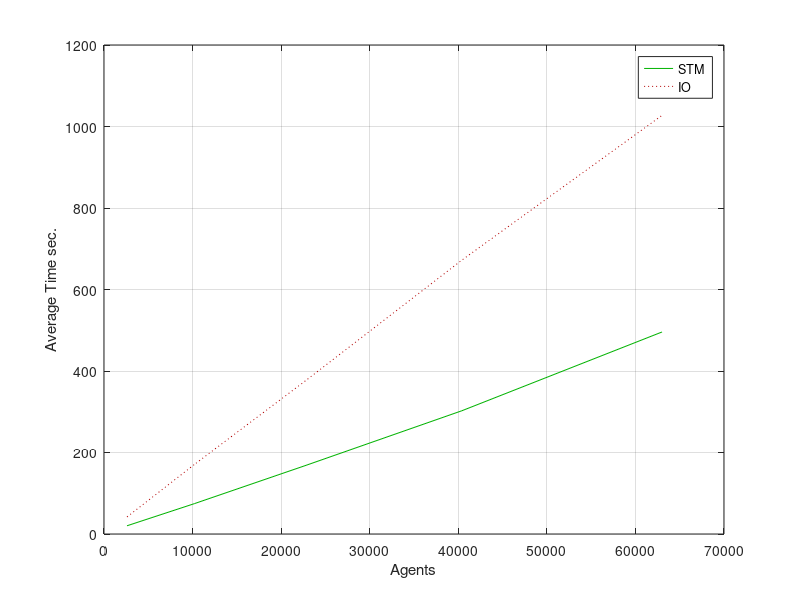

Here is the MATLAB script that generated this plot:
stm = [20.201, 74.493, 168.47, 302.43, 495.73];
io4 = [41.914, 170.55, 376.89, 672.01, 1027.27];
io3 = [38.614, 171.61, 404.11, 720.65, 1117.27];
rep = [10.822, 107.40, 464.017, 1227.68, 3283.63];

agents = [2601, 10201, 22801, 40401, 63001];

figure;
plot (agents, stm, '-', "color", [0, 0.7, 0]);
hold on;
plot (agents, io4, ':', "color", [0.7, 0, 0]);
%hold on;
%loglog (agents, io3, '--', "color", [0.7, 0.7, 0]);
%hold on;
%loglog (agents, rep, '-.', "color", [0, 0, 0.7]);

%legend ("STM 4 cores", "IO 4 cores", "IO 3 cores", "RePast 1 core");
legend ("STM", "IO");
xlabel ("Agents");
ylabel ("Average Time sec.");

grid on;

%title ("Performance STM vs IO vs RePast with varying Agents");
